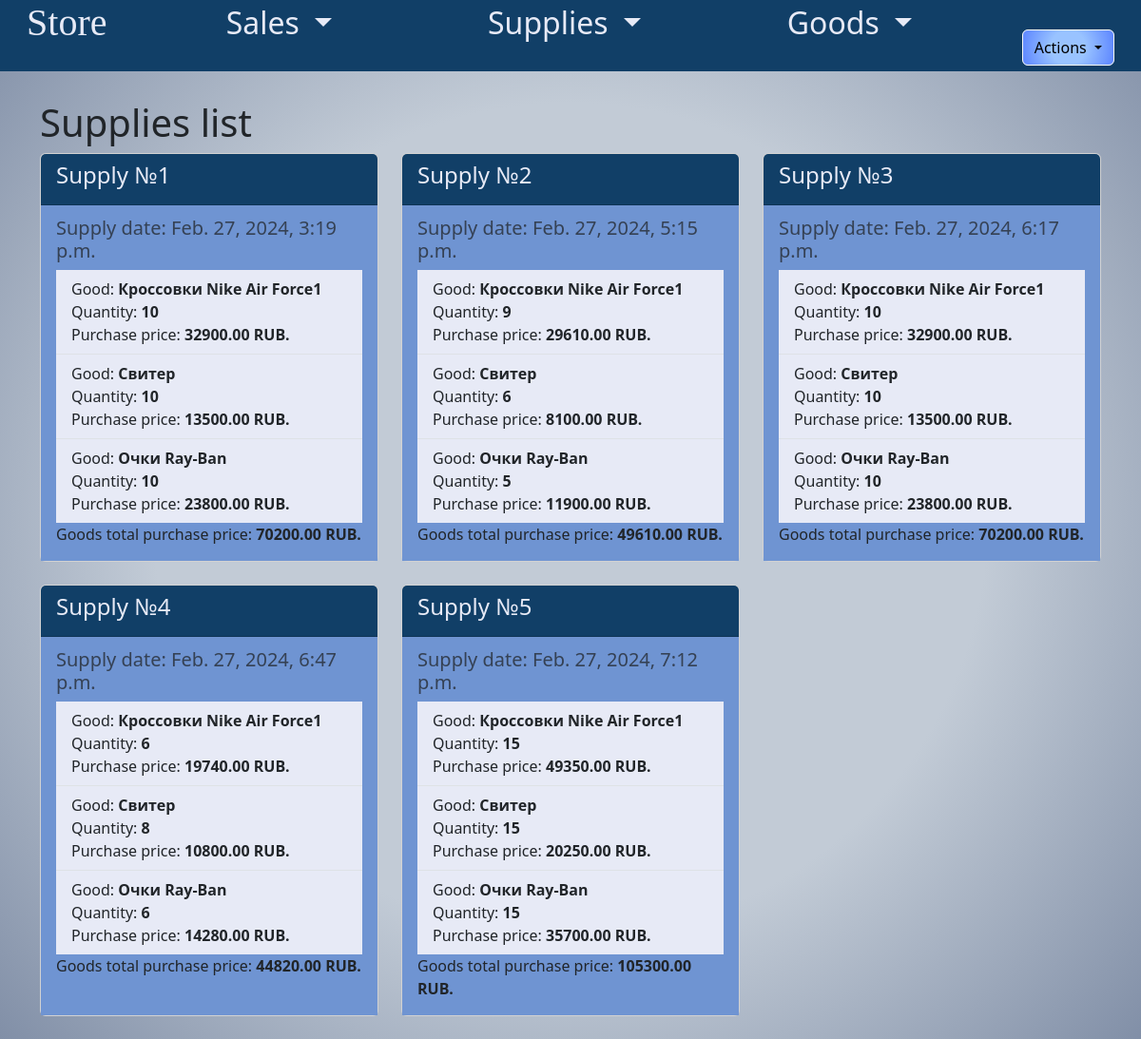
/supply_list/ (signed in), run on an earlier commit of the app's database.
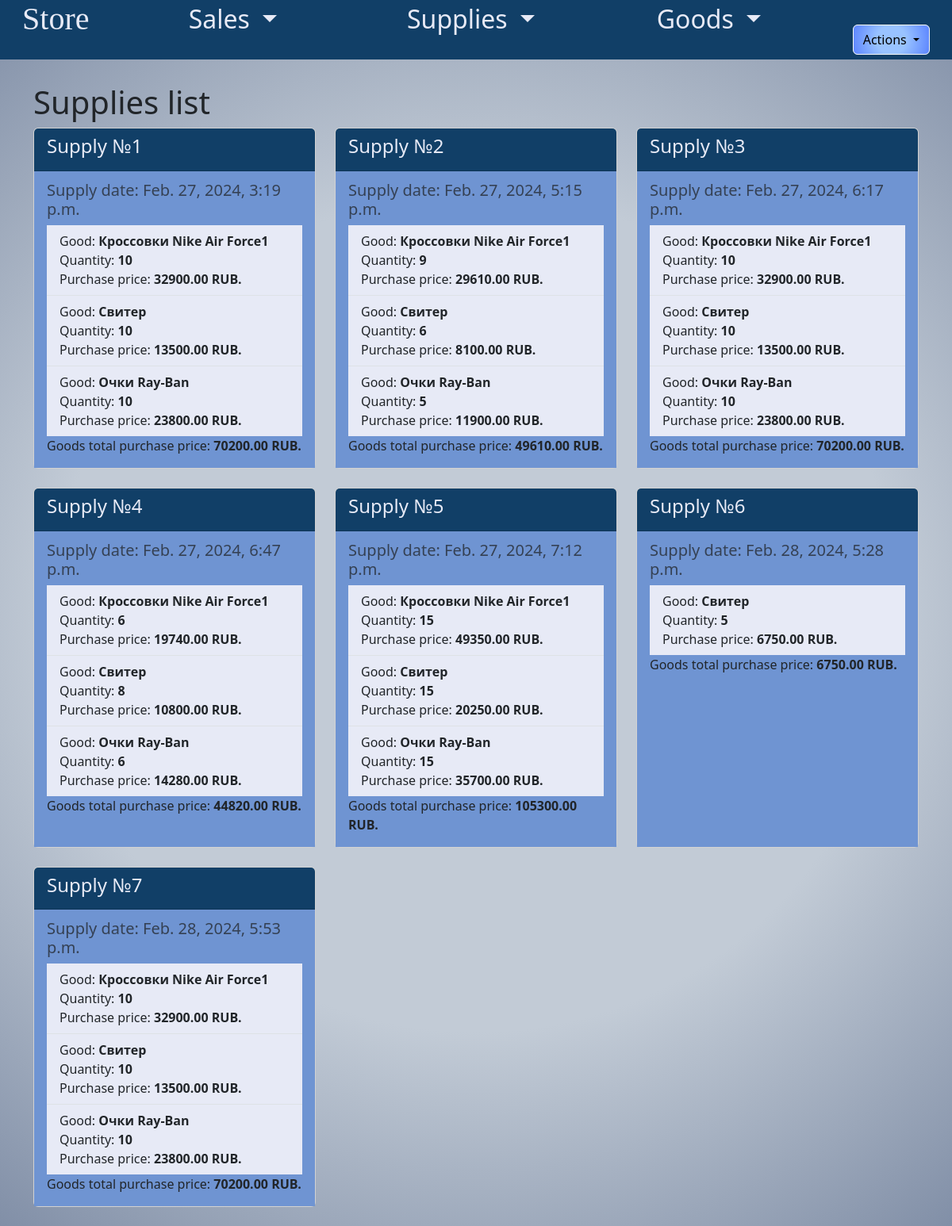
And on a later commit of the database.
### app_store/models.py (models this page shows, shortened)
class Supply(models.Model):
    supply_date = models.DateTimeField(auto_now_add=True)
    goods = models.ManyToManyField('Good', through='SupplyGood')
    provider = models.ForeignKey('Provider', on_delete=models.CASCADE, verbose_name='поставщик')
    class Meta:
        db_table = 'supplies'
        verbose_name = 'поставка'
        verbose_name_plural = 'поставки'
    def total_cost(self):
        return sum(good.total_cost() for good in self.supplygood_set.all())

class SupplyGood(models.Model):
    supply = models.ForeignKey(Supply, on_delete=models.CASCADE)
    good = models.ForeignKey('Good', on_delete=models.CASCADE)
    quantity = models.PositiveIntegerField()
    def total_cost(self):
        return self.good.purchase_price * self.quantity

class Good(models.Model):
    name = models.CharField(max_length=25, db_index=True,
                            verbose_name='название товара')
    part_number = models.CharField(max_length=10, verbose_name='артикул', default='')
    category = models.ForeignKey(GoodCategory, on_delete=models.CASCADE,
                                 verbose_name='категория',
                                 null=True)
    selling_price = models.DecimalField(max_digits=10, decimal_places=2,verbose_name='цена продажи')
    purchase_price = models.DecimalField(max_digits=10, decimal_places=2,verbose_name='закупочная цена')
    description = models.TextField(verbose_name='описание товара')
    image = models.ImageField(upload_to='goods/',
                              verbose_name='картинка товара',blank=True, null=True)
    quantity = models.IntegerField(verbose_name='кол-во товара', default=0)
    sold_quantity = models.IntegerField(default=0, verbose_name='кол-во продано')
    manufacturer = models.CharField(max_length=30, verbose_name='производитель')
    class Meta:
        db_table = 'good'
        verbose_name = 'товар'
        verbose_name_plural = 'товары'

### app_store/views.py (the view)
# urls.py: path('supply_list/', SupplyListView.as_view(), name='supply_list'),
class SupplyListView(LoginRequiredMixin, ListView):
    model = Supply
    template_name = 'app_store/supply_list.html'
    context_object_name = 'supplies'

### app_store/templates/app_store/supply_list.html
{% extends 'app_store/base.html' %}
{% load i18n %}
{% block content %}
<div class="container mt-4">
    <h1>{% trans "Список поставок" %}</h1>
    <div class="row">
        {% for supply in supplies %}
        <div class="col-md-4 mb-4">
            <div class="card h-100">
                <div class="card-header" style="background-color: #113f67; color: #e7eaf6;">
                    <h4 class="card-title">{% trans "Поставка" %} №{{ supply.id }}</h4>
                </div>
                <div class="card-body" style="background-color: #6F94D2;">
                    <h5 class="card-subtitle mb-2 text-muted">{% trans "Дата поставки" %}: {{ supply.supply_date }}</h5>
                    <ul class="list-group list-group-flush">
                        {% for good in supply.supplygood_set.all %}
                        <li style="background-color: #e7eaf6;" class="list-group-item">
                            {% trans "Товар" %}: <strong>{{ good.good.name }}</strong><br>
                            {% trans "Количество" %}: <strong>{{ good.quantity }}</strong> <br>
                            {% trans "Закупочная Стоимость" %}: <strong>{{ good.total_cost }} RUB.</strong>
                        </li>
                        {% endfor %}
                    </ul>
                    <p class="card-text">
                        {% trans "Общая закупочная стоимость товаров" %}:<strong> {{ supply.total_cost }} RUB.</strong>
                    </p>
                </div>
            </div>
        </div>
        {% empty %}
        <div class="col-md-12">
            <p>{% trans "Нет поставок" %}.</p>
        </div>
        {% endfor %}
    </div>
</div>
{% endblock %}

### app_store/templates/app_store/base.html (shortened to what this page needs)
{% load static %}
{% load i18n %}
<!DOCTYPE html>
<html lang="en">
<head>
    {% block links %}
    <link rel="stylesheet" type="text/css" href="{% static 'app_store/css/style1.css' %}">
    <link rel="stylesheet" href="https://cdn.jsdelivr.net/npm/bootstrap@5.3.2/dist/css/bootstrap.min.css">
    {% endblock %}
</head>
<body style="background: rgb(194,203,214);
background: radial-gradient(circle, rgba(194,203,214,1) 54%, rgba(129,143,167,1) 100%);">
{% block header %}
    <header class="header">
        <div class="d-flex justify-content-around mb-3">
            <h1 style="font-family: Brush Script MT, cursive" ><a class="headerText" href="#">Store</a></h1>
                <div class="linksDiv">
                    <div class="linkItem dropdown">
                        <a class="headerText dropdown-toggle" href="#" role="button" id="dropdownMenuLink" data-bs-toggle="dropdown" aria-expanded="false">
                           {% trans "Продажи" %}
                        </a>
                    </div>
                    <div class="linkItem dropdown">
                        <a class="headerText dropdown-toggle" href="#" role="button" id="dropdownMenuLink1" data-bs-toggle="dropdown" aria-expanded="false">
                            {% trans "Поставки" %}
                        </a>
                    </div>
                    <div class="linkItem dropdown">
                        <a class="headerText dropdown-toggle" href="#" role="button" id="dropdownMenuLink2" data-bs-toggle="dropdown" aria-expanded="false">
                            {% trans "Товары" %}
                        </a>
                    </div>
                </div>
            <div class="d-flex justify-content-between align-items-center">
                {% if request.user.is_authenticated %}
            <div class="dropdown">
              <button class="btn btn-light dropdown-toggle btnAct" type="button" data-bs-toggle="dropdown" aria-expanded="false">
                {% trans "Действия" %}
              </button>
                      {% get_current_language as LANGUAGE_CODE %}
                      {% get_available_languages as LANGUAGES %}
                      {% get_language_info_list for LANGUAGES as languages %}
            </div>
                {% endif %}
            </div>
        </div>
    </header>
{% endblock %}
{% block content %}
{% endblock %}
</body>
</html>

### app_store/static/app_store/css/style1.css (style rules this page uses)
.header { height: 75px; background-color: #113f67; margin-bottom: 30px; }
.headerText { color: #e7eaf6; text-decoration: none; }
.linksDiv { width: 850px; display: flex; justify-content: space-between; font-size: 32px; color: #e7eaf6; }
.linkItem { margin: 0px; text-align: center; width: 250px; height: 100px; }
.btnAct { background: rgb(153,195,255); background: radial-gradient(circle, rgba(153,195,255,1) 36%, rgba(92,133,255,1) 100%); border: 1px solid black; color: black; }

What changed in the data, as far as the page shows it:
added Supply: id "6", supply_date "Feb. 28, 2024, 5:28 p.m.", total_cost "6750.00"
added SupplyGood: good.name "Свитер", quantity "5", total_cost "6750.00", shown under "Supply"
added Supply: id "7", supply_date "Feb. 28, 2024, 5:53 p.m.", total_cost "70200.00"
added SupplyGood: good.name "Кроccовки Nike Air Force1", quantity "10", total_cost "32900.00", shown under "Supply"
added SupplyGood: good.name "Свитер", quantity "10", total_cost "13500.00", shown under "Supply"
added SupplyGood: good.name "Очки Ray-Ban", quantity "10", total_cost "23800.00", shown under "Supply"
